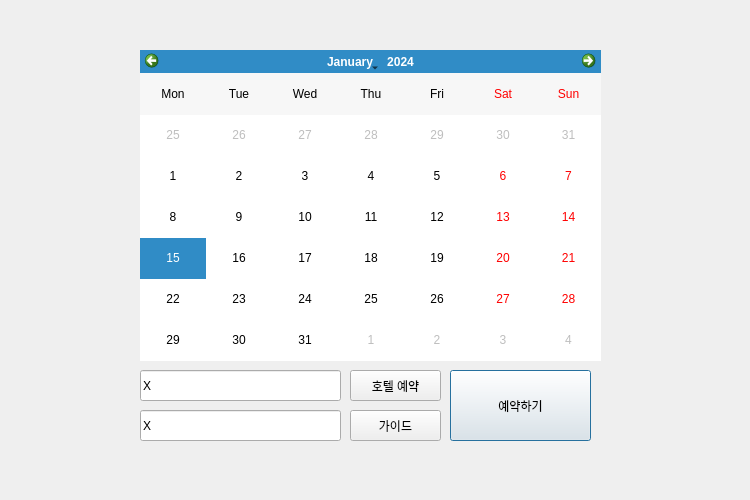
<?xml version="1.0" encoding="UTF-8"?>
<ui version="4.0">
 <class>reservation</class>
 <widget class="QDialog" name="reservation">
  <property name="geometry">
   <rect>
    <x>0</x>
    <y>0</y>
    <width>750</width>
    <height>500</height>
   </rect>
  </property>
  <property name="minimumSize">
   <size>
    <width>750</width>
    <height>500</height>
   </size>
  </property>
  <property name="maximumSize">
   <size>
    <width>750</width>
    <height>500</height>
   </size>
  </property>
  <property name="windowTitle">
   <string>Dialog</string>
  </property>
  <widget class="QCalendarWidget" name="calendar">
   <property name="geometry">
    <rect>
     <x>140</x>
     <y>50</y>
     <width>461</width>
     <height>311</height>
    </rect>
   </property>
   <property name="styleSheet">
    <string notr="true"/>
   </property>
   <property name="gridVisible">
    <bool>false</bool>
   </property>
   <property name="verticalHeaderFormat">
    <enum>QCalendarWidget::NoVerticalHeader</enum>
   </property>
   <property name="navigationBarVisible">
    <bool>true</bool>
   </property>
   <property name="dateEditEnabled">
    <bool>true</bool>
   </property>
  </widget>
  <widget class="QPushButton" name="pushButton">
   <property name="geometry">
    <rect>
     <x>450</x>
     <y>370</y>
     <width>141</width>
     <height>71</height>
    </rect>
   </property>
   <property name="text">
    <string>예약하기</string>
   </property>
  </widget>
  <widget class="QPushButton" name="hotel">
   <property name="geometry">
    <rect>
     <x>350</x>
     <y>370</y>
     <width>91</width>
     <height>31</height>
    </rect>
   </property>
   <property name="text">
    <string>호텔 예약</string>
   </property>
  </widget>
  <widget class="QPushButton" name="guide">
   <property name="geometry">
    <rect>
     <x>350</x>
     <y>410</y>
     <width>91</width>
     <height>31</height>
    </rect>
   </property>
   <property name="text">
    <string>가이드</string>
   </property>
  </widget>
  <widget class="QLineEdit" name="hote_text">
   <property name="geometry">
    <rect>
     <x>140</x>
     <y>370</y>
     <width>201</width>
     <height>31</height>
    </rect>
   </property>
   <property name="text">
    <string>X</string>
   </property>
  </widget>
  <widget class="QLineEdit" name="guide_text">
   <property name="geometry">
    <rect>
     <x>140</x>
     <y>410</y>
     <width>201</width>
     <height>31</height>
    </rect>
   </property>
   <property name="text">
    <string>X</string>
   </property>
  </widget>
 </widget>
 <resources/>
 <connections/>
</ui>
